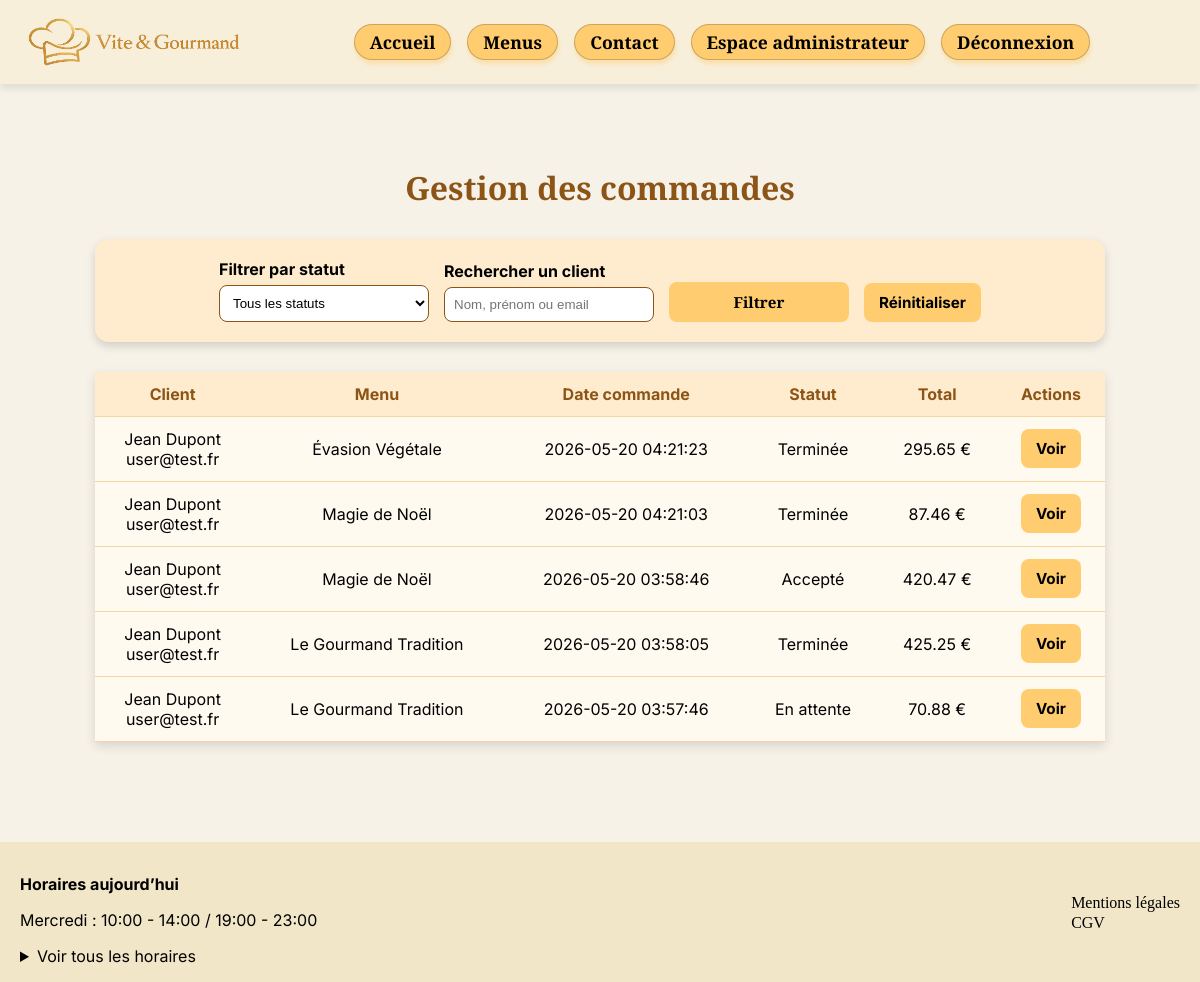
Screenshot of /public/employe-commandes.php (signed in) with the database file from the repository.
### tables this page shows
CREATE TABLE `commande` (
  `id` int(11) NOT NULL,
  `date_commande` datetime NOT NULL DEFAULT current_timestamp(),
  `date_prestation` date NOT NULL,
  `heure_livraison` time NOT NULL,
  `adresse_livraison` varchar(255) NOT NULL,
  `ville_livraison` varchar(100) NOT NULL,
  `code_postal` varchar(10) NOT NULL,
  `distance_km` decimal(6,2) NOT NULL DEFAULT 0.00,
  `nb_personnes` int(11) NOT NULL,
  `prix_total` decimal(10,2) NOT NULL,
  `prix_livraison` decimal(10,2) NOT NULL DEFAULT 0.00,
  `utilisateur_id` int(11) NOT NULL,
  `menu_id` int(11) NOT NULL,
  `statut_commande` enum('en_attente','accepte','annulee','en_preparation','en_cours_de_livraison','livree','en_attente_retour_materiel','terminee') NOT NULL DEFAULT 'en_attente',
  `mode_contact_annulation` varchar(50) DEFAULT NULL,
  `motif_annulation` text DEFAULT NULL
);

CREATE TABLE `utilisateur` (
  `id` int(11) NOT NULL,
  `nom` varchar(100) NOT NULL,
  `prenom` varchar(100) NOT NULL,
  `email` varchar(255) NOT NULL,
  `telephone` varchar(20) NOT NULL,
  `adresse` varchar(255) NOT NULL,
  `code_postal` varchar(10) NOT NULL,
  `ville` varchar(100) NOT NULL,
  `mot_de_passe` varchar(255) NOT NULL,
  `date_creation` datetime NOT NULL DEFAULT current_timestamp(),
  `actif` tinyint(1) NOT NULL DEFAULT 1,
  `role_id` int(11) NOT NULL,
  `reset_token` varchar(255) DEFAULT NULL,
  `reset_token_expire` datetime DEFAULT NULL
);

CREATE TABLE `menu` (
  `id` int(11) NOT NULL,
  `titre` varchar(100) NOT NULL,
  `description` varchar(255) NOT NULL,
  `nombre_personne_min` int(11) NOT NULL,
  `prix_min` decimal(10,2) NOT NULL,
  `condition_menu` varchar(255) NOT NULL,
  `stock_disponible` int(11) NOT NULL,
  `actif` tinyint(1) NOT NULL DEFAULT 1,
  `theme_id` int(11) NOT NULL,
  `regime_id` int(11) NOT NULL
);

### public/employe-commandes.php (the view, shortened to what this page needs)
<?php
require_once __DIR__ . '/../includes/db.php';
$client = trim($_GET['client'] ?? '');
$sql = "SELECT
    commande.*,
    utilisateur.nom,
    utilisateur.prenom,
    utilisateur.email,
    menu.titre AS menu_titre
    FROM commande
    JOIN utilisateur ON commande.utilisateur_id = utilisateur.id
    JOIN menu ON commande.menu_id = menu.id
    WHERE 1=1
";
$params = [];
$sql .= " ORDER BY commande.date_commande DESC";
$stmt = $pdo->prepare($sql);
$stmt->execute($params);
$commandes = $stmt->fetchAll(PDO::FETCH_ASSOC);
$statuts_labels = [
    'en_attente' => 'En attente',
    'accepte' => 'Accepté',
    'annulee' => 'Annulée',
    'en_preparation' => 'En préparation',
    'en_cours_de_livraison' => 'En cours de livraison',
    'livree' => 'Livrée',
    'en_attente_retour_materiel' => 'En attente retour matériel',
    'terminee' => 'Terminée'
];
require_once __DIR__ . '/../includes/header.php';
?>
<main class="employe-commandes">
    <h1>Gestion des commandes</h1>
    <form method="GET" class="employe-commandes-filtres">
        <div class="employe-commandes-filtre">
            <label for="statut">Filtrer par statut</label>
            <select name="statut" id="statut">
                <option value="">Tous les statuts</option>
            </select>
        </div>
        <div class="employe-commandes-filtre">
            <label for="client">Rechercher un client</label>
            <input
                type="text"
                name="client"
                id="client"
                placeholder="Nom, prénom ou email"
                value="<?= htmlspecialchars($client) ?>"
            >
        </div>
        <button type="submit" class="employe-commandes-bouton">Filtrer</button>
        <a href="employe-commandes.php" class="employe-commandes-lien">Réinitialiser</a>
    </form>
    <table class="employe-commandes-table">
        <thead>
            <tr>
                <th>Client</th>
                <th>Menu</th>
                <th>Date commande</th>
                <th>Statut</th>
                <th>Total</th>
                <th>Actions</th>
            </tr>
        </thead>
        <tbody>
            <?php if (empty($commandes)): ?>
                <tr>
                    <td colspan="6">Aucune commande trouvée.</td>
                </tr>
            <?php else: ?>
                <?php foreach ($commandes as $commande): ?>
                    <tr>
                        <td>
                            <?= htmlspecialchars($commande['prenom'] . ' ' . $commande['nom']) ?><br>
                            <?= htmlspecialchars($commande['email']) ?>
                        </td>
                        <td><?= htmlspecialchars($commande['menu_titre']) ?></td>
                        <td><?= htmlspecialchars($commande['date_commande']) ?></td>
                        <td>
                            <?= htmlspecialchars($statuts_labels[$commande['statut_commande']] ?? $commande['statut_commande']) ?>
                        </td>
                        <td><?= htmlspecialchars($commande['prix_total']) ?> €</td>
                        <td>
                            <a href="detail-commande-employe.php?id=<?= $commande['id'] ?>" class="employe-commandes-voir">Voir</a>
                        </td>
                    </tr>
                <?php endforeach; ?>
            <?php endif; ?>
        </tbody>
    </table>
</main>
<?php require_once __DIR__ . '/../includes/footer.php'; ?>

### public/assets/css/style.css (style rules this page uses)
* { box-sizing: border-box; }
body { font-family: "Inter", sans-serif; background-color: #F7F2E8; color: #000; margin: 0; }
h1 { font-family: "Playfair Display", serif; }
h2, h3, nav a, button { font-family: "playfair", serif; }

### public/assets/css/auth.css (style rules this page uses)
form { max-width: 480px; margin: 50px auto; padding: 25px; background-color: #FFECCE; border-radius: 20px; box-shadow: 0 4px 10px rgba(0, 0, 0, 0.15); }
form button { width: 100%; padding: 12px; background-color: #FFCD70; border: 1px solid rgba(0, 0, 0, 0.2); border-radius: 999px; font-weight: bold; cursor: pointer; }

### public/assets/css/employe-commandes.css (style rules this page uses)
.employe-commandes { max-width: 1050px; margin: 0 auto; padding: 40px 20px; }
.employe-commandes h1 { text-align: center; color: #8C5517; margin-bottom: 30px; }
.employe-commandes-filtres { display: flex; gap: 15px; align-items: end; justify-content: center; max-width: none; margin: 0 auto 30px auto; padding: 20px; background-color: #FFECCE; border-radius: 14px; box-shadow: 0 4px 10px rgba(0, 0, 0, 0.15); }
.employe-commandes-filtre label { display: block; margin-bottom: 6px; font-weight: bold; }
.employe-commandes-filtre input, .employe-commandes-filtre select { width: 210px; padding: 9px; border: 1px solid #8C5517; border-radius: 8px; background-color: #fff; }
.employe-commandes-bouton, .employe-commandes-lien, .employe-commandes-voir { display: inline-block; padding: 10px 15px; background-color: #FFCD70; color: #000; text-decoration: none; border: none; border-radius: 8px; font-weight: bold; font-size: 0.95rem; text-align: center; }
.employe-commandes-bouton { width: 180px; }
.employe-commandes-table { width: 100%; border-collapse: collapse; background-color: #fffaf0; box-shadow: 0 4px 10px rgba(0, 0, 0, 0.12); }
.employe-commandes-table th, .employe-commandes-table td { padding: 12px; text-align: center; border-bottom: 1px solid #f3d69f; }
.employe-commandes-table th { background-color: #FFECCE; color: #8C5517; }

### rows the page displays
commande: utilisateur.nom "Jean Dupont", utilisateur.email "user@test.fr", menu.titre "Évasion Végétale", date_commande "2026-05-20 04:21:23", statut_commande "Terminée", prix_total "295.65"
commande: utilisateur.nom "Jean Dupont", utilisateur.email "user@test.fr", menu.titre "Magie de Noël", date_commande "2026-05-20 04:21:03", statut_commande "Terminée", prix_total "87.46"
commande: utilisateur.nom "Jean Dupont", utilisateur.email "user@test.fr", menu.titre "Magie de Noël", date_commande "2026-05-20 03:58:46", statut_commande "Accepté", prix_total "420.47"
commande: utilisateur.nom "Jean Dupont", utilisateur.email "user@test.fr", menu.titre "Le Gourmand Tradition", date_commande "2026-05-20 03:58:05", statut_commande "Terminée", prix_total "425.25"
commande: utilisateur.nom "Jean Dupont", utilisateur.email "user@test.fr", menu.titre "Le Gourmand Tradition", date_commande "2026-05-20 03:57:46", statut_commande "En attente", prix_total "70.88"
